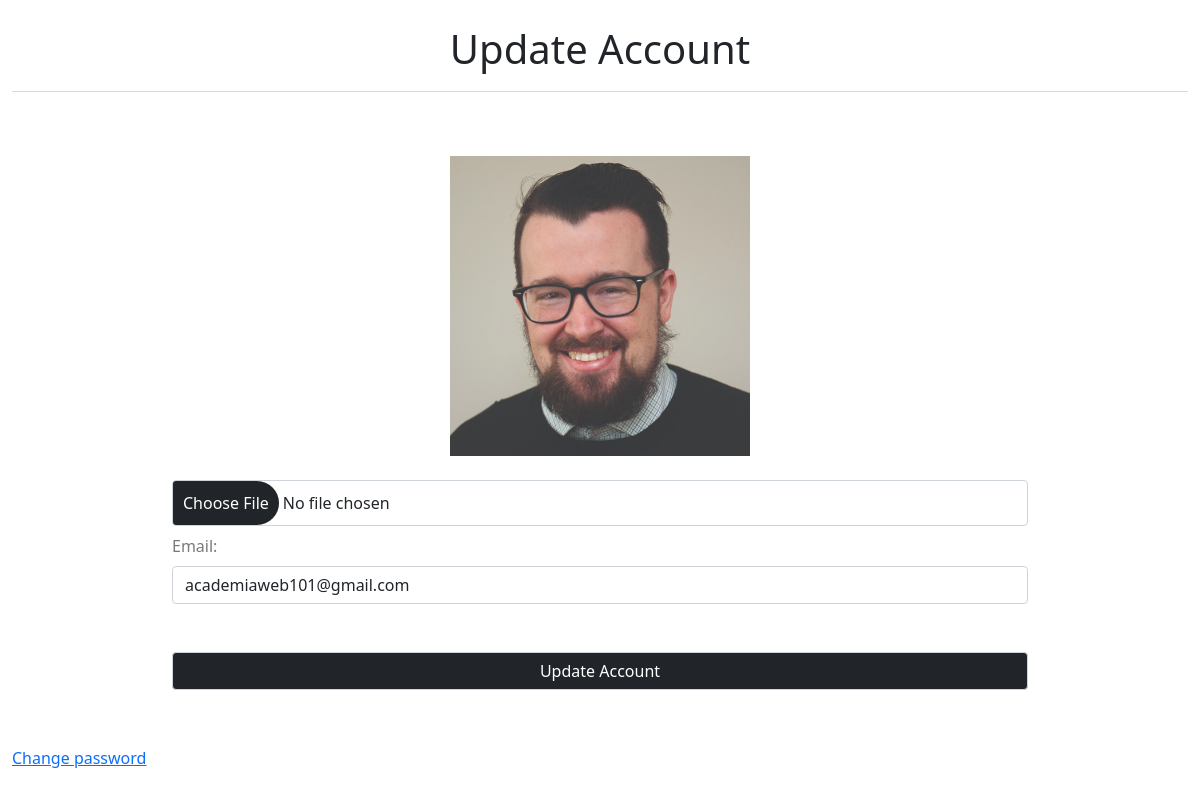
Before: /academiaweb/user_profile_update/email=academiaweb101@gmail.com/ (signed in) with the older database file.
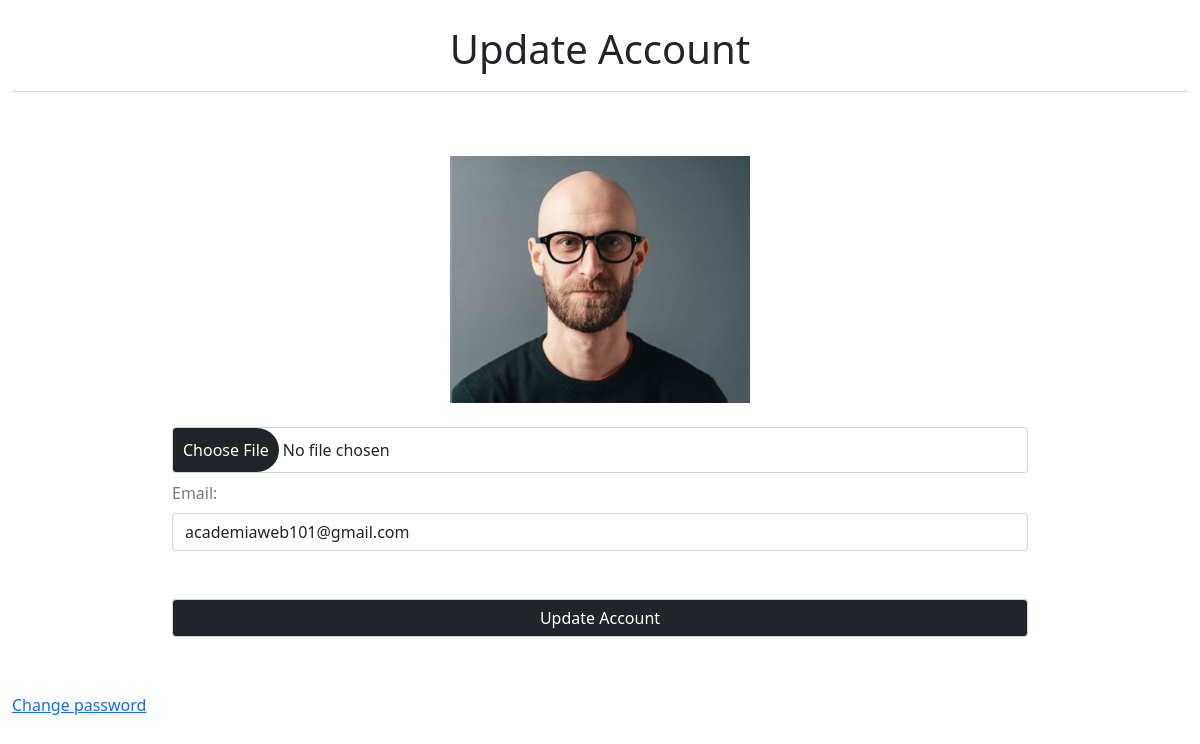
After: the same page with the newer database file.
### main_app/models.py (models this page shows, shortened)
class Admins(models.Model):
    id              = models.AutoField(primary_key=True)
    user            = models.ForeignKey(UserAccount,on_delete=models.CASCADE)
    document        = models.CharField(max_length=8,unique=True)
    first_name      = models.CharField(max_length=200)
    last_name       = models.CharField(max_length=200)
    date_of_birth   = models.DateField(default=datetime.date.today)
    gender_choice   = (('male','male'),('feminine','feminine'),('undefined','undefined'))
    gender          = models.CharField(max_length=10, default='male', choices=gender_choice)
    nationality     = CountryField()
    description     = models.TextField(max_length=500,blank=True)
    profile_picture = models.ImageField(blank=True,null=True, upload_to='admins/profile_pictures')
    class Meta():
        verbose_name        = 'Admin'
        verbose_name_plural = 'Admins'

### main_app/views.py (the view, shortened to what this page needs)
# urls.py: path('user_profile_update/email=<str:email>/',views.UserProfileUpdate,name='user_profile_update'),
def UserProfileUpdate(request,email):
    import os
    from django.core.files import File
    user = UserAccount.objects.get(email=email)
    data = user_profile(request)
    account = data['user']
    form    = UpdateUserForm(instance=user)
    context = {'user':user,'account':account,'form':form}
    return render (request,'user_update_form.html',context)

### main_app/forms.py
class UpdateUserForm(forms.ModelForm):
    class Meta:
        model  = UserAccount
        exclude = ('password','password1','password2','user_permissions','groups','is_active','is_staff','is_superuser','is_teacher','is_student','is_admin')

### main_app/utils.py (called while the page is built, shortened)
def user_profile(request):
    if request.user.is_admin or request.user.is_superuser:
        user          = Admins.objects.get(user=request.user)
        admins        = Admins.objects.all()
        teachers      = Teachers.objects.all()
        students      = Students.objects.all()
        courses       = Courses.objects.all()
        notifications = Notifications.objects.order_by('-created')[0:5]
        events        = Events.objects.all()
    return {'user':user,'courses':courses,'admins':admins,'teachers':teachers,'students':students,'events':events,'notifications':notifications}

### main_app/templates/user_update_form.html (shortened to what this page needs)
{% extends 'base.html' %}
{% load static %}
{% block content %}
<link rel="stylesheet" href="{% static 'css/form.css' %}">
<div class="container-fluid">
    <div class="title">
        <h1>Update Account</h1>
    </div>
    <form method="POST" enctype="multipart/form-data">
        <img src="{{account.profile_picture.url}}" width="300px" style="padding: 1rem 0; margin: auto;">
        <input type="file" name="profile_picture">
        {{form}}
        <input type="submit" value="Update Account"  style="margin: 2.5rem 0;">
    </form>
    <a href="{% url 'password_change' user.email %}">Change password</a>
</div>
{% endblock %}

Changed rows visible on the page:
changed Admins: profile_picture: a different picture
